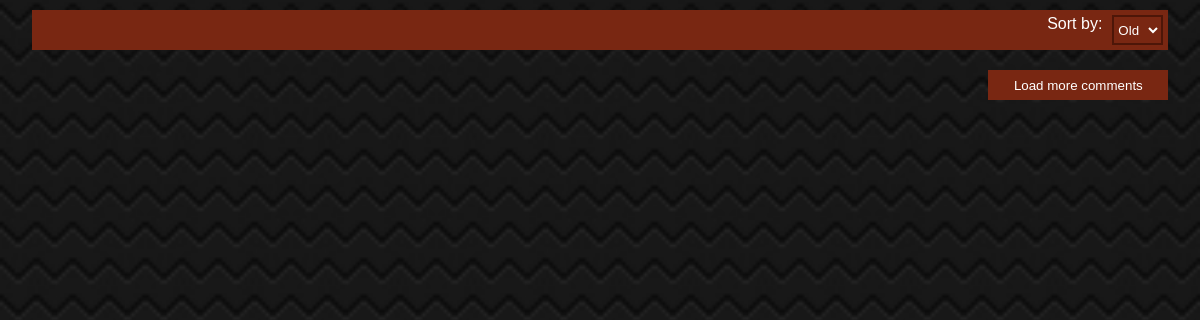
The app's page /team/nick/forum/message/?user=Resty&title=new, older data.
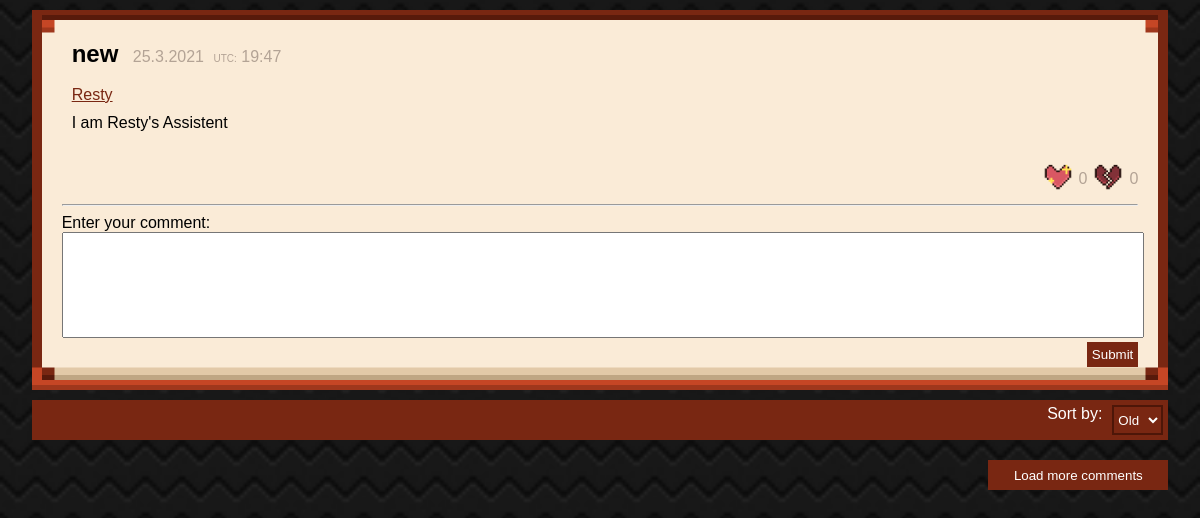
The same page, newer data.
### team/models.py (models this page shows, shortened)
class forum(models.Model):
    user = models.CharField(max_length=255, default=' ')
    title = models.CharField(max_length=100, unique=False, blank=False, default='')
    message = models.CharField(max_length=255)
    tags = models.CharField(max_length=255)
    created_at = models.DateTimeField(auto_now_add=True)
    like = models.ManyToManyField(User, related_name='like', blank=True)
    dislike = models.ManyToManyField(User, related_name='dislike', blank=True)

### team/views.py (the view, shortened to what this page needs)
# urls.py: path('team/nick/forum/message/', views.comment_view, name='comment'),
def comment_view(request):
    userget = request.GET.get('user')
    titleget = request.GET.get('title')
    form = commentform()
    if request.GET.get('user'):
        main_post_data = forum.objects.filter(user=userget, title=titleget)
        comment_data_old = comment.objects.filter(main_post_user=userget, main_post_title=titleget)
        comment_data_new = comment.objects.filter(main_post_user=userget, main_post_title=titleget).order_by(
            '-created_at')
    return render(request, 'nick/comment.html',
                  {'msg': main_post_data, 'comments_old': comment_data_old, 'comments_new': comment_data_new,
                   'form': form})

### team/forms.py
class commentform(forms.ModelForm):
    class Meta:
        model = comment
        fields = ['comments']
        widgets = {
            'comments': forms.Textarea(attrs={'id': 'commentInput'})
        }

### templates/nick/comment.html (shortened to what this page needs)
{% load static %}
<!DOCTYPE html>
<html>
    <head>
        <link rel="stylesheet" href={%  static 'css/nick/comment.css' %}>
    </head>
        <body>
            {% for data in msg %}
            <div class="post">
                <label style="font-size: 24px; padding: 10px; color: rgb(0, 0, 0);"><b>{{ data.title }}</b></label>
                <label id='date' style="color: rgb(179, 163, 149);">{{ data.created_at.day }}.{{ data.created_at.month }}.{{ data.created_at.year }}</label>
                <label style="font-size: 10px;color: rgb(179, 163, 149); padding-left: 5px;">UTC:</label>
                <label id='time' style="color: rgb(179, 163, 149);">{{ data.created_at.hour}}:{{ data.created_at.minute }}</label><br><br>
                <a href='/team/nick/forum/profile?user={{ data.user }}' style="float: none; padding: 10px;">{{  data.user }}</a>
                <span>{{ data.message }}</span><br>
                 <label style="float: right; color: rgb(179, 163, 149); margin-top: 10px;">{{ data.dislike.all.count }}</label>
                {% if request.user in data.like.all %}
                    <button id="lb" ><img class="icon" id='dislike' alt="dislike" src={% static 'img/nick/dislike.png' %}  ></button>
                {% else %}
                    {% if request.user in data.dislike.all %}
                        <form action="/team/nick/forum/message/?user={{ data.user }}&title={{ data.title }}" method="POST">
                        {% csrf_token %}
                        <button id="lb" name="undislike" value="undislike"><img class="icon" id='dislike' alt="dislike" type="submit" src={% static 'img/nick/dislike.png' %}  ></button>
                        </form>
                    {% else %}
                        <form action="/team/nick/forum/message/?user={{ data.user }}&title={{ data.title }}" method="POST">
                        <button id="lb" name="dislike" value="dislike"><img class="icon" id='dislike' alt="dislike" type="submit" src={% static 'img/nick/dislike.png' %}  ></button>
                        </form>
                    {% endif %}
                {% endif %}
                <label style="float: right; color: rgb(179, 163, 149); margin-top: 10px;">{{ data.like.all.count }}</label>
                {% if request.user in data.dislike.all %}
                    <button id="lb"><img class="icon" id='simplike' alt="like" src={% static 'img/nick/simplike.png' %}></button>
                {% else %}
                    {% if request.user in data.like.all %}
                        <form action="/team/nick/forum/message/?user={{ data.user }}&title={{ data.title }}" method="POST">
                        {% csrf_token %}
                        <button id="lb" name="unlike" value="unlike"><img class="icon" id='simplike' alt="like" src={% static 'img/nick/simplike.png' %} ></button>
                        </form>
                    {% else %}
                        <form action="/team/nick/forum/message/?user={{ data.user }}&title={{ data.title }}" method="POST">
                        <button id="lb" name="like" value="like"><img class="icon" id='simplike' alt="like" src={% static 'img/nick/simplike.png' %} ></button>
                        </form>
                    {% endif %}
                {% endif %}
                <br><br>
                <hr>
                <form method="POST" action="">
                <div id='enterComment'>
                    <label>Enter your comment:</label><br>
                    {{ form.comments }}<br>
                    <button type="submit" style="float: right;">Submit</button><br>
                </div>
                </form>
            </div>
            {% endfor %}
            <div id='filter'>
                <select id='sortList'>
                    <option id='old' value="old">Old</option>
                </select>
                    <label style="float: right; margin-right: 10px;">Sort by:</label>
            </div>
            <button id='loadMore'>Load more comments</button>
        </body>
</html>

Row changes from the older to the newer data that the page shows:
added forum: title "new", created_at.day "25", created_at.month "3", created_at.year "2021", created_at.hour "19", created_at.minute "47", user "Resty", message "I am Resty's Assistent", dislike.all.count "0", like.all.count "0"
